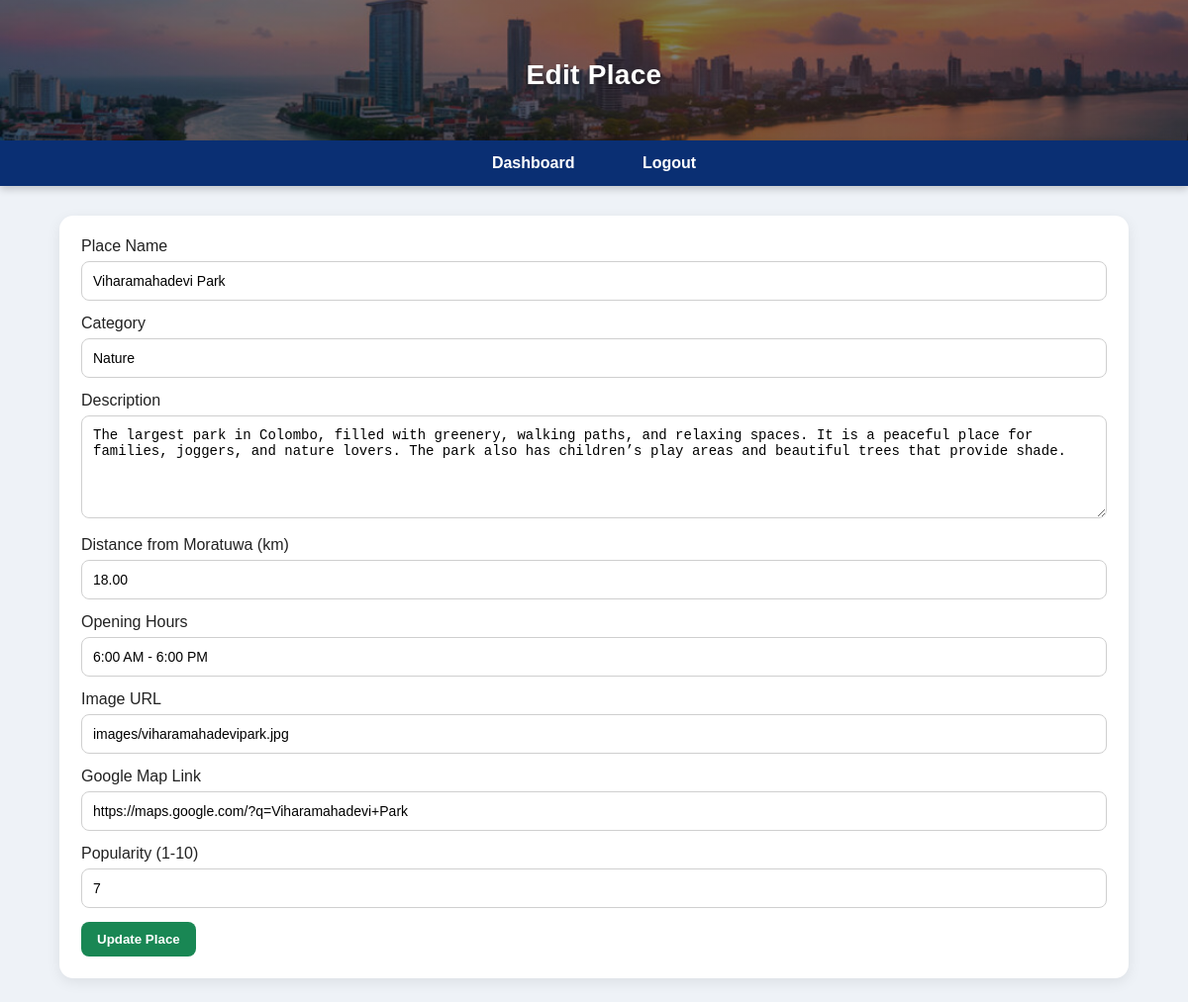
Page /edit_place.php?id=5 (signed in) on the committed database.
### tables this page shows
CREATE TABLE `places` (
  `id` int(11) NOT NULL,
  `name` varchar(100) NOT NULL,
  `category` varchar(50) NOT NULL,
  `description` text NOT NULL,
  `distance` decimal(5,2) NOT NULL,
  `opening_hours` varchar(100) NOT NULL,
  `image` varchar(255) NOT NULL,
  `map_link` varchar(255) NOT NULL,
  `popularity` int(11) NOT NULL
);

### edit_place.php (the view, shortened to what this page needs)
<?php
include 'db.php';
$id = (int)$_GET['id'];
$result = mysqli_query($conn, "SELECT * FROM places WHERE id = $id");
$place = mysqli_fetch_assoc($result);
?>
<!DOCTYPE html>
<html>
<head>
    <link rel="stylesheet" href="style.css">
</head>
<body>
<header>
    <h1>Edit Place</h1>
</header>
<nav>
    <a href="admin_dashboard.php">Dashboard</a>
    <a href="logout.php">Logout</a>
</nav>
<div class="container">
    <div class="card">
        <form method="POST">
            <label>Place Name</label>
            <input type="text" name="name" value="<?php echo htmlspecialchars($place['name']); ?>" required>
            <label>Category</label>
            <input type="text" name="category" value="<?php echo htmlspecialchars($place['category']); ?>" required>
            <label>Description</label>
            <textarea name="description" rows="5" required><?php echo htmlspecialchars($place['description']); ?></textarea>
            <label>Distance from Moratuwa (km)</label>
            <input type="number" step="0.01" name="distance" value="<?php echo htmlspecialchars($place['distance']); ?>" required>
            <label>Opening Hours</label>
            <input type="text" name="opening_hours" value="<?php echo htmlspecialchars($place['opening_hours']); ?>">
            <label>Image URL</label>
            <input type="text" name="image" value="<?php echo htmlspecialchars($place['image']); ?>" required>
            <label>Google Map Link</label>
            <input type="text" name="map_link" value="<?php echo htmlspecialchars($place['map_link']); ?>" required>
            <label>Popularity (1-10)</label>
            <input type="number" name="popularity" min="1" max="10" value="<?php echo htmlspecialchars($place['popularity']); ?>">
            <button type="submit" class="btn btn-success">Update Place</button>
        </form>
    </div>
</div>
</body>
</html>

### style.css (style rules this page uses)
html, body { height: 100%; }
body { font-family: Arial, sans-serif; margin: 0; background: #eef2f7; color: #222; min-height: 100vh; display: flex; flex-direction: column; }
header { background: linear-gradient(rgba(0,0,0,0.5), rgba(0,0,0,0.5)), url('images/header.jpg'); background-size: cover; background-position: center; color: white; text-align: center; padding: 60px 20px 50px; position: relative; box-shadow: 0 3px 10px rgba(0,0,0,0.18); }
header h1 { margin: 0; font-size: 28px; font-weight: bold; letter-spacing: 0.3px; text-shadow: 0 2px 4px rgba(0,0,0,0.3); }
nav { background: #0a2f73; padding: 14px 0; text-align: center; position: sticky; top: 0; z-index: 1000; box-shadow: 0 3px 8px rgba(0,0,0,0.2); }
nav a { color: white; text-decoration: none; margin: 0 18px; font-weight: bold; font-size: 16px; padding: 8px 14px; border-radius: 6px; transition: 0.3s; }
.container { width: 90%; max-width: 1100px; margin: 30px auto; flex: 1; }
.card { background: white; border-radius: 14px; padding: 22px; margin-bottom: 24px; box-shadow: 0 4px 14px rgba(0,0,0,0.08); transition: transform 0.3s, box-shadow 0.3s; }
.btn { display: inline-block; background: #0d6efd; color: white; padding: 10px 16px; text-decoration: none; border-radius: 8px; border: none; cursor: pointer; font-weight: bold; transition: 0.3s; }
.btn-success { background: #198754; }
form input, form select, form textarea { width: 100%; padding: 11px; margin-top: 6px; margin-bottom: 14px; border: 1px solid #cfcfcf; border-radius: 8px; box-sizing: border-box; font-size: 14px; transition: 0.3s; }
h1, h2, h3 { margin-top: 0; }

### rows in the picture
places: name "Viharamahadevi Park", category "Nature", description "The largest park in Colombo, filled with greenery, walking paths, and relaxing spaces. It is a peaceful place for families, joggers, and nature lovers. The park also has children’s play areas and beautiful trees that provide shade.", distance "18.00", opening_hours "6:00 AM - 6:00 PM", image "images/viharamahadevipark.jpg", map_link "https://maps.google.com/?q=Viharamahadevi+Park", popularity "7"
